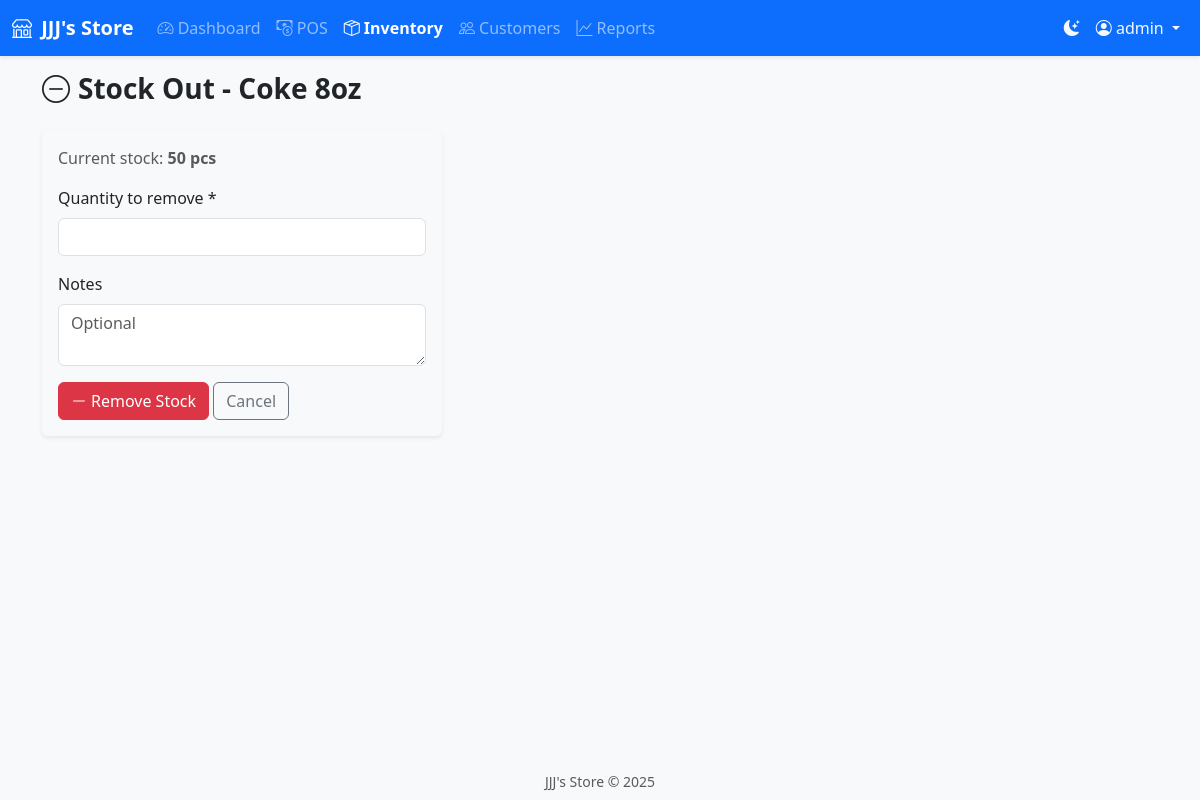
Page /inventory/stock-out/1 (signed in) on the committed database.
### models.py (models this page shows, shortened)
class User(UserMixin, db.Model):
    __tablename__ = 'users'
    id = db.Column(db.Integer, primary_key=True, index=True)
    username = db.Column(db.String(80), unique=True, nullable=False, index=True)
    email = db.Column(db.String(120), unique=True, nullable=True, index=True)
    password_hash = db.Column(db.String(256), nullable=False)
    role = db.Column(db.String(20), nullable=False, default='cashier')  # admin, cashier
    full_name = db.Column(db.String(120), nullable=True)
    is_active = db.Column(db.Boolean, default=True)
    created_at = db.Column(db.DateTime, default=datetime.utcnow)

class Product(db.Model):
    __tablename__ = 'products'
    id = db.Column(db.Integer, primary_key=True, index=True)
    name = db.Column(db.String(200), nullable=False, index=True)
    sku = db.Column(db.String(50), unique=True, nullable=True, index=True)
    barcode = db.Column(db.String(50), nullable=True, index=True)
    description = db.Column(db.Text, nullable=True)
    category_id = db.Column(db.Integer, db.ForeignKey('categories.id'), nullable=True, index=True)
    supplier_id = db.Column(db.Integer, db.ForeignKey('suppliers.id'), nullable=True, index=True)
    selling_price = db.Column(db.Numeric(12, 2), nullable=False, default=0)
    cost_price = db.Column(db.Numeric(12, 2), nullable=True, default=0)
    quantity = db.Column(db.Integer, nullable=False, default=0)
    unit = db.Column(db.String(20), nullable=False, default='pcs')  # pcs, box, kg, etc.
    min_stock = db.Column(db.Integer, default=5)
    expiry_date = db.Column(db.Date, nullable=True)
    created_at = db.Column(db.DateTime, default=datetime.utcnow)
    updated_at = db.Column(db.DateTime, default=datetime.utcnow, onupdate=datetime.utcnow)
    sales_items = db.relationship('SalesItem', backref='product', lazy='dynamic')

### routes/inventory.py (the view, shortened to what this page needs)
@inventory_bp.route('/stock-out/<int:id>', methods=['GET', 'POST'])
@login_required
def stock_out_view(id):
    product = Product.query.get_or_404(id)
    return render_template('inventory/stock_out.html', product=product)

### templates/inventory/stock_out.html (shortened to what this page needs)
{% extends "base.html" %}
{% block content %}
<div class="container">
    <h1 class="h3 mb-4 fw-bold"><i class="bi bi-dash-circle me-2"></i>Stock Out - {{ product.name }}</h1>
    <div class="card border-0 shadow-sm" style="max-width: 400px;">
        <div class="card-body">
            <p class="text-muted">Current stock: <strong>{{ product.quantity }} {{ product.unit }}</strong></p>
            <form method="post">
                <div class="mb-3">
                    <label class="form-label">Quantity to remove *</label>
                    <input type="number" name="quantity" class="form-control" min="1" max="{{ product.quantity }}" required autofocus>
                </div>
                <div class="mb-3">
                    <label class="form-label">Notes</label>
                    <textarea name="notes" class="form-control" rows="2" placeholder="Optional"></textarea>
                </div>
                <button type="submit" class="btn btn-danger"><i class="bi bi-dash-lg me-1"></i>Remove Stock</button>
                <a href="{{ url_for('inventory.products') }}" class="btn btn-outline-secondary">Cancel</a>
            </form>
        </div>
    </div>
</div>
{% endblock %}

### templates/base.html (shortened to what this page needs)
<!DOCTYPE html>
<html lang="en" data-bs-theme="light">
<head>
    <link href="https://cdn.jsdelivr.net/npm/bootstrap@5.3.2/dist/css/bootstrap.min.css" rel="stylesheet">
    <link href="https://cdn.jsdelivr.net/npm/bootstrap-icons@1.11.1/font/bootstrap-icons.css" rel="stylesheet">
    <link href="{{ url_for('static', filename='css/app.css') }}" rel="stylesheet">
</head>
<body class="d-flex flex-column min-vh-100">
    {% if current_user.is_authenticated %}
    <nav class="navbar navbar-expand-lg navbar-dark bg-primary sticky-top shadow-sm">
        <div class="container-fluid">
            <a class="navbar-brand fw-bold" href="{{ url_for('dashboard.index') }}">
                <i class="bi bi-shop me-1"></i> {{ pos_name }}
            </a>
            <div class="collapse navbar-collapse" id="navbarNav">
                <ul class="navbar-nav me-auto">
                    <li class="nav-item">
                        <a class="nav-link {% if request.endpoint == 'dashboard.index' %}active{% endif %}" href="{{ url_for('dashboard.index') }}">
                            <i class="bi bi-speedometer2"></i> Dashboard
                        </a>
                    </li>
                    <li class="nav-item">
                        <a class="nav-link {% if request.endpoint and 'pos' in request.endpoint %}active{% endif %}" href="{{ url_for('pos.index') }}">
                            <i class="bi bi-cash-coin"></i> POS
                        </a>
                    </li>
                    <li class="nav-item">
                        <a class="nav-link {% if request.endpoint and 'inventory' in request.endpoint %}active{% endif %}" href="{{ url_for('inventory.index') }}">
                            <i class="bi bi-box-seam"></i> Inventory
                        </a>
                    </li>
                    <li class="nav-item">
                        <a class="nav-link {% if request.endpoint and 'customers' in request.endpoint %}active{% endif %}" href="{{ url_for('customers.index') }}">
                            <i class="bi bi-people"></i> Customers
                        </a>
                    </li>
                    <li class="nav-item">
                        <a class="nav-link {% if request.endpoint and 'reports' in request.endpoint %}active{% endif %}" href="{{ url_for('reports.index') }}">
                            <i class="bi bi-graph-up"></i> Reports
                        </a>
                    </li>
                </ul>
                <ul class="navbar-nav">
                    <li class="nav-item">
                        <button class="btn btn-link nav-link text-light" id="themeToggle" title="Toggle dark/light mode">
                            <i class="bi bi-moon-stars-fill"></i>
                        </button>
                    </li>
                    <li class="nav-item dropdown">
                        <a class="nav-link dropdown-toggle text-light" href="#" data-bs-toggle="dropdown">
                            <i class="bi bi-person-circle"></i> {{ current_user.username }}
                        </a>
                    </li>
                </ul>
            </div>
        </div>
    </nav>
    {% endif %}
    <main class="flex-grow-1 py-3">
        {% block content %}{% endblock %}
    </main>
    <footer class="py-2 bg-light text-center text-muted small">
        {{ pos_name }} &copy; 2025
    </footer>
</body>
</html>

### static/css/app.css (style rules this page uses)
:root { --pos-primary: #0d6efd; --pos-success: #198754; --pos-warning: #ffc107; --pos-danger: #dc3545; --pos-bg: #f8f9fa; --pos-card-shadow: 0 0.125rem 0.25rem rgba(0, 0, 0, 0.075); }
body, main, .container, .pos-container, #sidebarPanel, .card, .table { background-color: var(--pos-bg); transition: background-color 0.3s ease, color 0.3s ease; }
html[data-bs-theme='light'], body[data-bs-theme='light'] { background-color: #f8f9fa !important; color: #212529 !important; }
.navbar-brand { font-size: 1.25rem; }
.nav-link.active { font-weight: 600; }
.card { transition: box-shadow 0.2s; }
* { transition: background-color 0.3s ease, color 0.3s ease; }
footer { margin-top: auto; }

### templates/base.html (style rules this page uses)
html[data-bs-theme='dark'], body { background-color: #121212 !important; color: #f8f9fa !important; }
html[data-bs-theme='light'], body { background-color: #f8f9fa !important; color: #212529 !important; }

### rows in the picture
User: username "admin"
Product: name "Coke 8oz", quantity "50", unit "pcs"

### other values in the picture
{{ pos_name }} "JJJ's Store"
